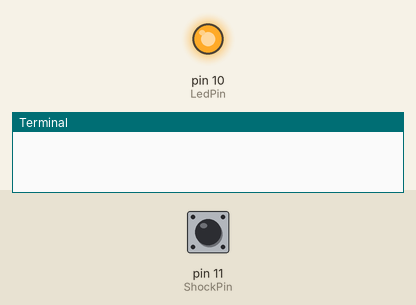
Bench run of a program on a simulated Raspberry Pi (header pin numbers). On the bench: output pins drawn as LEDs (lit = HIGH), the last lines printed to the terminal. Inputs (shaded band) come from the test bench; at power-on: pin 11 (ShockPin) HIGH.

Above: at 1.2 s.
1.3 s: pin 11 (ShockPin) pulled LOW for 0.15 s
At 1.9 s:
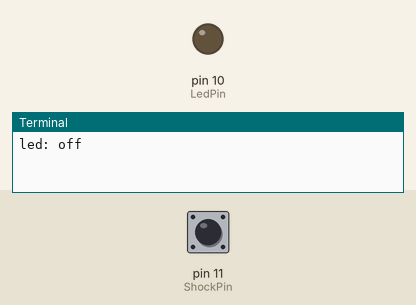
2.9 s: pin 11 (ShockPin) pulled LOW for 1 s
At 4.3 s:
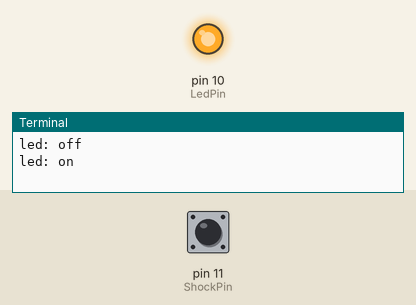
5.4 s: pin 11 (ShockPin) pulled LOW for 3.2 s
At 6.2 s:
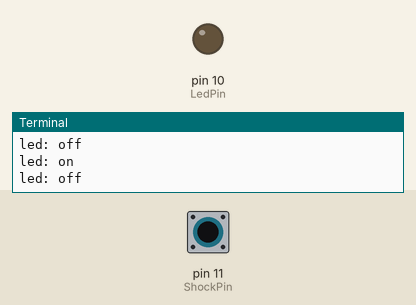
Timing chart, 0 to 8.4 s (numbered marks = the images above; inputs shaded):
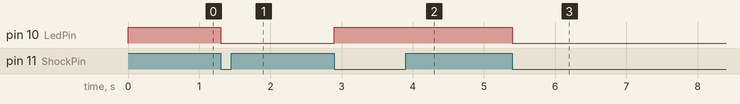

Measured:
- after the input at 1.3 s, pin 10 (LedPin): HIGH → LOW at once
- after the input at 2.9 s, pin 10 (LedPin): LOW → HIGH at once
- after the input at 5.4 s, pin 10 (LedPin): HIGH → LOW at once

The program:

shockSwitch.py
```python
#!/usr/bin/env python
import RPi.GPIO as GPIO

ShockPin = 11
LedPin   = 10

Led_status = 1

def setup():
    GPIO.setmode(GPIO.BOARD)       # Numbers GPIOs by physical location
    GPIO.setup(LedPin, GPIO.OUT)   # Set LedPin's mode is output
    GPIO.setup(ShockPin, GPIO.IN, pull_up_down=GPIO.PUD_UP)
    GPIO.output(LedPin, GPIO.HIGH) # Set LedPin high(+3.3V) to off led

def swLed(ev=None):
    global Led_status
    Led_status = not Led_status
    GPIO.output(LedPin, Led_status)  # switch led status(on-->off; off-->on)
    print("led: " + ("on" if Led_status else "off"))

def loop():
    GPIO.add_event_detect(ShockPin, GPIO.FALLING, callback=swLed, bouncetime=200) # wait for falling
    while True:
        pass   # Don't do anything

def destroy():
    print("Ctrl + C, Quit")
    GPIO.output(LedPin, GPIO.LOW)      # led off
    GPIO.cleanup()                     # Release resource

if __name__ == '__main__':     # Program start from here
    setup()
    try:
        loop()
    except KeyboardInterrupt:  # When 'Ctrl+C' is pressed, the child program destroy() will be  executed.
        destroy()
```
